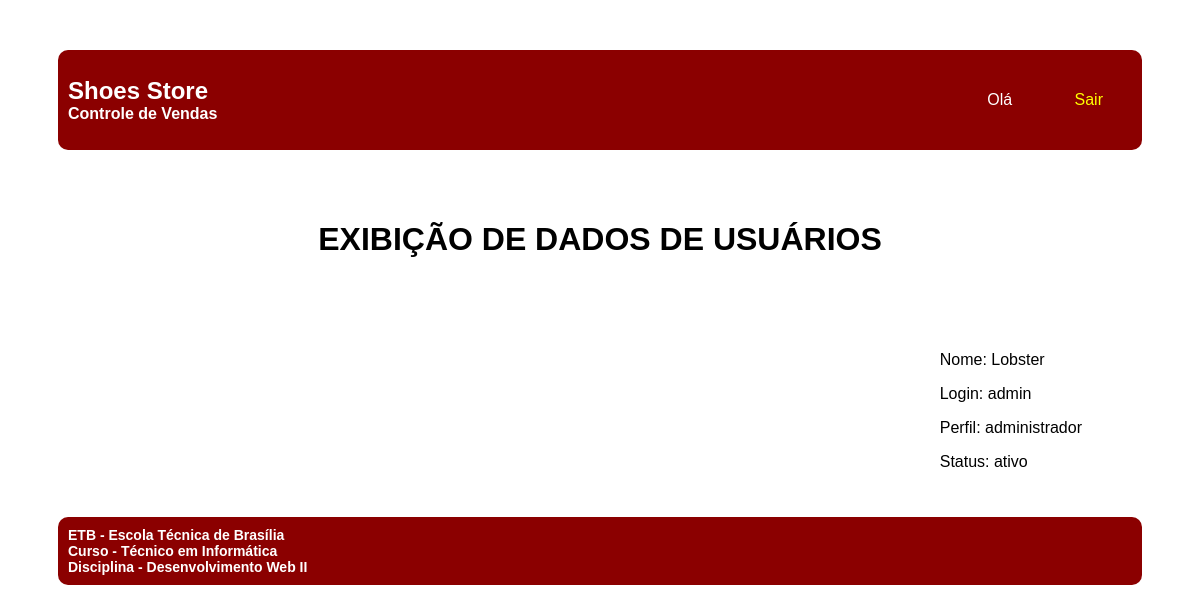
The page /exibe_fun.php?codigo=1 on the database its author committed.
### tables this page shows
CREATE TABLE `usuarios` (
  `COD_USER` int(11) NOT NULL,
  `FUNCAO` varchar(20) NOT NULL,
  `NOME_USER` varchar(45) NOT NULL,
  `LOGIN_USER` varchar(45) NOT NULL,
  `SENHA_USER` varchar(45) NOT NULL,
  `STATUS_USER` varchar(7) DEFAULT 'ativo'
);

### exibe_fun.php (the view, shortened to what this page needs)
<!DOCTYPE html>
<html>
    <head>
        <link rel="stylesheet" type="text/css" href="css/layout.css">
		<link rel="stylesheet" type="text/css" href="css/menu.css">
    </head>
    <body>
        <div id="principal">
			<div id="topo">
				<div id="logo">
				<h1> Shoes Store </h1>
					<h4> Controle de Vendas </h4>
				</div>
				<div class="menu_global">
					<ul>
						<li> Olá <?php include "validar_login.php";?></li>
                        <li><a href="logout.php" class="active">Sair</a></li>
                    </ul>
				</div>
			</div>
			<div id="conteudo_especifico">
				<div class="div_central centralizar">
					<h1> EXIBIÇÃO DE DADOS DE USUÁRIOS </h1>
				</div>
				<div id="funcionalidade" class="div_direita">
					<?php
						$conectar = mysqli_connect ("localhost", "root", "", "shoes-store");
						$cod = $_GET["codigo"];
						$sql_pesquisa = "SELECT  nome_user, login_user, funcao , status_user
										 FROM usuarios
										 WHERE cod_user = '$cod'";
						$resultado_pesquisa = mysqli_query ($conectar, $sql_pesquisa);
						$registro = mysqli_fetch_row($resultado_pesquisa);
						echo "<p> Nome: $registro[0] </p>";
						echo "<p> Login: $registro[1]</p>";
						echo "<p> Perfil: $registro[2]</p>";
						echo "<p> Status: $registro[3] </p>";
					?>
				</div>
			</div>
			<div id="rodape">
				<div id="texto_institucional">
					<div id="texto_institucional">
						<h6> ETB - Escola Técnica de Brasília </h6>
						<h6> Curso - Técnico em Informática </h6>
						<h6> Disciplina - Desenvolvimento Web II </h6>
					</div>
				</div>
		</div>
    </body>
</html>

### css/layout.css (style rules this page uses)
#topo { padding: 10px; display: flex; justify-content: space-between; align-items: center; margin: 0 auto 20px auto; background-color: darkred; color: white; border-radius: 10px; }
#logo h1 { font-size: 24px; margin: 0; }
#logo h4 { font-size: 16px; margin: 0; }
#conteudo_especifico { padding: 10px; display: grid; grid-template-columns: repeat(2, 1fr); grid-gap: 20px; margin: 0 auto 5px auto; }
.div_direita { margin: 15px 50px auto auto; }
.div_central { margin: auto; grid-column-start: 1; grid-column-end: 3; }
#rodape { padding: 10px; display: flex; justify-content: space-between; align-items: center; margin: 20px auto 0 auto; background-color: darkred; color: white; border-radius: 10px; }
#rodape h6 { font-size: 14px; margin: 0 12px 0 0; }
.centralizar { text-align: center; padding: 20px; }

### css/menu.css (style rules this page uses)
.menu_global a { text-decoration: none; color: black; }
.menu_global a.active { color: yellow; }

### rows shown on the page
usuarios: NOME_USER "Lobster", LOGIN_USER "admin", FUNCAO "administrador", STATUS_USER "ativo"
